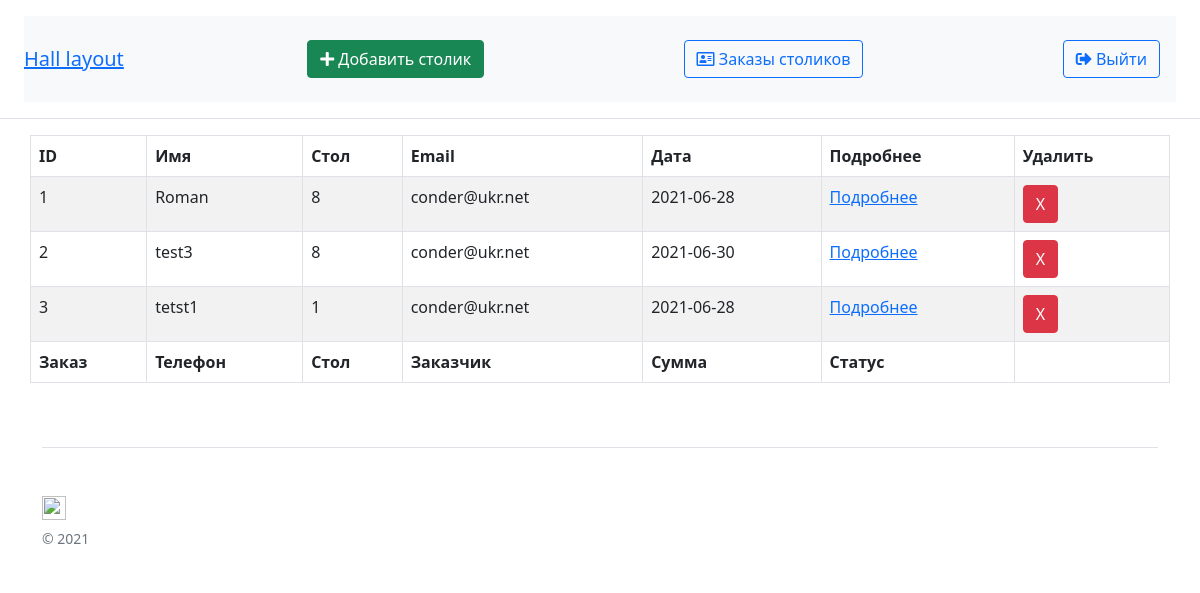
Page /orders (signed in) on the committed database.
### app.py (models this page shows)
class Order(db.Model):
    id = db.Column(db.Integer, primary_key=True)
    name = db.Column(db.String(20))
    address = db.Column(db.String(100))
    email = db.Column(db.String(50))
    date = db.Column(db.String(50))
    tables = db.Column(db.String(50))
    items = db.relationship('Order_Tables', backref='order', lazy=True)

### app.py (the view)
@app.route('/orders')
@login_required
def orders():
    orders = Order.query.all()
    return render_template('orders.html', orders=orders)

### templates/orders.html (shortened to what this page needs)
{% extends "base.html" %}
{% block content %}
<div class="row">
<table id="example" class="table table-striped table-bordered center" style="width:100%;">
        <thead>
            <tr>
                <th>ID</th>
                <th>Имя</th>
                <th>Стол</th>
                <th>Email</th>
                <th>Дата</th>
                <th>Подробнее</th>
                <th>Удалить</th>
            </tr>
        </thead>
        <tbody>
        {% for order in orders %}
<tr>
    <td>{{ order.id }}</td>
    <td>{{ order.name }}</td>
    <td>{{ order.tables }}</td>
    <td>{{ order.email }}</td>
    <td>{{ order.date }}</td>
    <td><a href="{{ url_for('order', order_id=order.id) }}">Подробнее</a></td>
    <td><a href="{{ url_for('del_order', id=order.id) }}" class="btn btn-danger">Х</a></td>
</tr>
 {% endfor %}
        </tbody>
        <tfoot>
            <tr>
                <th>Заказ</th>
                <th>Телефон</th>
                <th>Стол</th>
                <th>Заказчик</th>
                <th>Сумма</th>
                <th>Статус</th>
                <th></th>
            </tr>
        </tfoot>
    </table>
</div>
{% endblock %}

### rows in the picture
Order: id "1", name "Roman", tables "8", email "conder@ukr.net", date "2021-06-28"
Order: id "2", name "test3", tables "8", email "conder@ukr.net", date "2021-06-30"
Order: id "3", name "tetst1", tables "1", email "conder@ukr.net", date "2021-06-28"
